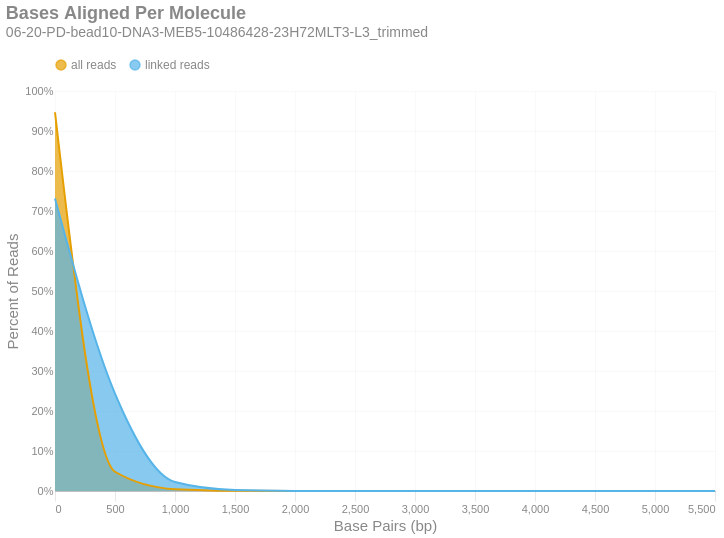

Here is the notebook cell this chart was saved with:
### Markdown cell above
### Bases Aligned Per Molecule
This is a frequency distribution showing the number of base pairs aligned per unique molecule. These data are shown in 500 bp bins. There are two distributions: one with `all reads` (yellow) and another with only `linked reads` (blue). The percent of molecules in the `linked reads` distribution is relative to the total number of linked molecules.

### Code cell
if SKIPLR:
    print_html(f"Skipped")
else:
    binned_df = consolidated_hist(valids['aligned_bp'], mask, 500, True)
    with SafeRender(binned_df):
        (
            density_plot(binned_df, 'Bases Aligned Per Molecule', samplename, 'basesper')
            .encode(
                x=alt.X('bin:Q', title="Base Pairs (bp)").axis(tickMinStep=500),
                y=alt.Y('value:Q', title='Percent of Reads')
                    .axis(format='%')
                    .scale(domain = [0,1])
                    .stack(False),
                color=alt.Color("key:N").scale(domain = ["all reads", "linked reads"]),
                tooltip = [
                    alt.Tooltip("key:N", title = "Data Type"),
                    alt.Tooltip("range_label:N", title="Based Aligned Per Molecule"),
                    alt.Tooltip("value:Q", format = ".2%", title="% Molecules")
                ]
            )
        ).display()

### Figure 1 — Vega-Lite specification as saved in the notebook (floating-point values rounded to 4 significant figures)
{"width": "container", "height": 400, "config": {"title": {"anchor": "start", "dy": -15, "fontSize": 18, "color": "#888888", "subtitleColor": "#888888", "subtitleFontSize": 14}, "arc": {"fill": "#0072B2"}, "axis": {"domainColor": "#888888", "domainWidth": 0.5, "gridWidth": 0.2, "grid": false, "titleFontWeight": 400, "titleFontSize": 15, "labelFontSize": 11, "labelColor": "#888888", "tickColor": "#888888", "tickWidth": 0.2, "titleColor": "#888888"}, "axisBand": {"grid": false}, "axisX": {"grid": true, "tickSize": 10, "domainCap": "round"}, "axisY": {"domain": false, "grid": true, "tickSize": 0, "domainCap": "round"}, "background": "transparent", "header": {"labelFontSize": 15, "labelColor": "#888888", "titleFontSize": 15, "titleFontWeight": 600, "titleColor": "#888888"}, "legend": {"labelFont": "sans-serif", "labelFontSize": 12, "labelColor": "#888888", "symbolSize": 100, "symbolType": "circle", "titleFontSize": 12, "titlePadding": 10, "titleColor": "#888888", "title": null, "orient": "top"}, "range": {"category": ["#E69F00", "#56B4E9", "#009E73", "#F0E442", "#0072B2", "#D55E00", "#CC79A7", "#000000"], "diverging": ["#cfe8f3", "#a2d4ec", "#73bfe2", "#46abdb", "#1696d2", "#12719e"]}, "area": {"fill": "#0072B2", "fillOpacity": 0.7, "line": true, "strokeOpacity": 0.7}, "line": {"color": "#0072B2", "stroke": "#0072B2", "strokeWidth": 2}, "trail": {"color": "#0072B2", "stroke": "#0072B2", "strokeWidth": 0, "size": 1}, "point": {"filled": true}, "text": {"color": "#888888", "fontSize": 11, "align": "right", "fontWeight": 400, "size": 11}, "bar": {"fill": "#0072B2", "stroke": null}, "view": {"stroke": null, "continuousWidth": 660, "continuousHeight": 400}}, "data": {"name": "data-beb832dccd65146849cb485580a8b5af"}, "mark": {"type": "area", "interpolate": "monotone"}, "encoding": {"color": {"field": "key", "scale": {"domain": ["all reads", "linked reads"]}, "type": "nominal"}, "tooltip": [{"field": "key", "title": "Data Type", "type": "nominal"}, {"field": "range_label", "title": "Based Aligned Per Molecule", "type": "nominal"}, {"field": "value", "format": ".2%", "title": "% Molecules", "type": "quantitative"}], "x": {"axis": {"tickMinStep": 500}, "field": "bin", "title": "Base Pairs (bp)", "type": "quantitative"}, "y": {"axis": {"format": "%"}, "field": "value", "scale": {"domain": [0, 1]}, "stack": false, "title": "Percent of Reads", "type": "quantitative"}}, "params": [{"name": "param_c36ac31b6afebe62", "select": {"type": "point", "fields": ["key"]}, "bind": "legend"}], "title": {"text": "Bases Aligned Per Molecule", "subtitle": "06-20-PD-bead10-DNA3-MEB5-10486428-23H72MLT3-L3_trimmed"}, "transform": [{"fold": ["all reads", "linked reads"]}, {"filter": {"param": "param_c36ac31b6afebe62"}}], "usermeta": {"embedOptions": {"downloadFileName": "06-20-PD-bead10-DNA3-MEB5-10486428-23H72MLT3-L3_trimmed.basesper"}}, "$schema": "https://vega.github.io/schema/vega-lite/v6.4.1.json", "datasets": {"data-beb832dccd65146849cb485580a8b5af": [{"bin": "0", "interval": "0-500", "all reads": 0.9469, "linked reads": 0.7313, "range_label": "0-499"}, {"bin": "500", "interval": "500-1000", "all reads": 0.04814, "linked reads": 0.2434, "range_label": "500-999"}, {"bin": "1000", "interval": "1000-1500", "all reads": 0.00442, "linked reads": 0.02245, "range_label": "1000-1499"}, {"bin": "1500", "interval": "1500-2000", "all reads": 0.0004882, "linked reads": 0.002481, "range_label": "1500-1999"}, {"bin": "2000", "interval": "2000-2500", "all reads": 6.131e-05, "linked reads": 0.0003115, "range_label": "2000-2499"}, {"bin": "2500", "interval": "2500-3000", "all reads": 5.203e-06, "linked reads": 2.644e-05, "range_label": "2500-2999"}, {"bin": "3000", "interval": "3000-3500", "all reads": 6.697e-07, "linked reads": 3.403e-06, "range_label": "3000-3499"}, {"bin": "3500", "interval": "3500-4000", "all reads": 0.0, "linked reads": 0.0, "range_label": "3500-3999"}, {"bin": "4000", "interval": "4000-4500", "all reads": 5.152e-08, "linked reads": 2.618e-07, "range_label": "4000-4499"}, {"bin": "4500", "interval": "4500-5000", "all reads": 5.152e-08, "linked reads": 2.618e-07, "range_label": "4500-4999"}, {"bin": "5000", "interval": "5000-5500", "all reads": 0.0, "linked reads": 0.0, "range_label": "5000-5499"}, {"bin": "5500", "interval": "5500-6000", "all reads": 0.0, "linked reads": 0.0, "range_label": "5500-5999"}]}}
